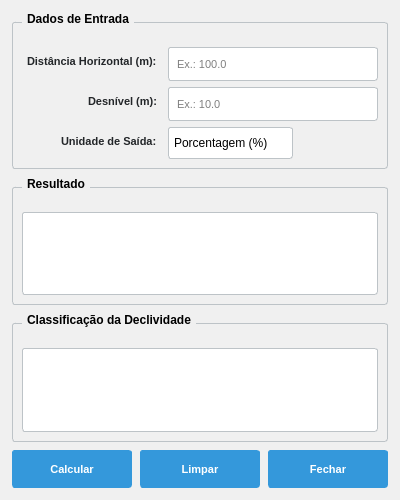
<?xml version="1.0" encoding="UTF-8"?>
<ui version="4.0">
 <class>DeclividadeDialog</class>
 <widget class="QDialog" name="DeclividadeDialog">
  <property name="geometry">
   <rect>
    <x>0</x>
    <y>0</y>
    <width>400</width>
    <height>500</height>
   </rect>
  </property>
  <property name="windowTitle">
   <string>Calculadora de Declividade</string>
  </property>
  <property name="styleSheet">
   <string notr="true">QDialog {
    background-color: #f0f0f0;
    font-family: 'Segoe UI', Arial, sans-serif;
}

QLabel {
    color: #232629;
    font-size: 11px;
    font-weight: bold;
    padding: 2px;
}

QLineEdit {
    padding: 6px;
    border: 1px solid #bdc3c7;
    border-radius: 3px;
    background-color: white;
    font-size: 11px;
    min-height: 20px;
}

QLineEdit:focus {
    border: 1px solid #3498db;
    background-color: #f8f9fa;
}

QPushButton {
    padding: 6px 12px;
    border: 1px solid #3498db;
    border-radius: 3px;
    background-color: #3498db;
    color: white;
    font-weight: bold;
    font-size: 11px;
    min-height: 24px;
}

QPushButton:hover {
    background-color: #2980b9;
    border-color: #2980b9;
}

QPushButton:pressed {
    background-color: #2472a4;
    border-color: #2472a4;
}

QGroupBox {
    border: 1px solid #bdc3c7;
    border-radius: 3px;
    margin-top: 10px;
    padding-top: 15px;
    font-weight: bold;
}

QGroupBox::title {
    subcontrol-origin: margin;
    left: 10px;
    padding: 0 3px;
}

QTextEdit {
    border: 1px solid #bdc3c7;
    border-radius: 3px;
    padding: 5px;
    background-color: white;
    font-size: 11px;
}

QComboBox {
    padding: 5px;
    border: 1px solid #bdc3c7;
    border-radius: 3px;
    background-color: white;
    min-height: 20px;
}

QComboBox:focus {
    border: 1px solid #3498db;
}

QComboBox::drop-down {
    border: none;
}

QComboBox::down-arrow {
    image: url(down_arrow.png);
    width: 12px;
    height: 12px;
}</string>
  </property>
  <layout class="QVBoxLayout" name="verticalLayout">
   <property name="spacing">
    <number>8</number>
   </property>
   <property name="leftMargin">
    <number>12</number>
   </property>
   <property name="topMargin">
    <number>12</number>
   </property>
   <property name="rightMargin">
    <number>12</number>
   </property>
   <property name="bottomMargin">
    <number>12</number>
   </property>
   <item>
    <widget class="QGroupBox" name="groupBoxEntrada">
     <property name="title">
      <string>Dados de Entrada</string>
     </property>
     <layout class="QFormLayout" name="formLayout">
      <property name="fieldGrowthPolicy">
       <enum>QFormLayout::ExpandingFieldsGrow</enum>
      </property>
      <property name="labelAlignment">
       <set>Qt::AlignRight|Qt::AlignTrailing|Qt::AlignVCenter</set>
      </property>
      <item row="0" column="0">
       <widget class="QLabel" name="labelDistancia">
        <property name="text">
         <string>Distância Horizontal (m):</string>
        </property>
       </widget>
      </item>
      <item row="0" column="1">
       <widget class="QLineEdit" name="distanciaInput">
        <property name="toolTip">
         <string>Informe a distância horizontal em metros</string>
        </property>
        <property name="placeholderText">
         <string>Ex.: 100.0</string>
        </property>
       </widget>
      </item>
      <item row="1" column="0">
       <widget class="QLabel" name="labelDesnivel">
        <property name="text">
         <string>Desnível (m):</string>
        </property>
       </widget>
      </item>
      <item row="1" column="1">
       <widget class="QLineEdit" name="desnivelInput">
        <property name="toolTip">
         <string>Informe o desnível em metros</string>
        </property>
        <property name="placeholderText">
         <string>Ex.: 10.0</string>
        </property>
       </widget>
      </item>
      <item row="2" column="0">
       <widget class="QLabel" name="labelUnidade">
        <property name="text">
         <string>Unidade de Saída:</string>
        </property>
       </widget>
      </item>
      <item row="2" column="1">
       <widget class="QComboBox" name="unidadeCombo">
        <property name="toolTip">
         <string>Selecione a unidade de saída desejada</string>
        </property>
        <item>
         <property name="text">
          <string>Porcentagem (%)</string>
         </property>
        </item>
        <item>
         <property name="text">
          <string>Graus (°)</string>
         </property>
        </item>
        <item>
         <property name="text">
          <string>Razão (1:X)</string>
         </property>
        </item>
       </widget>
      </item>
     </layout>
    </widget>
   </item>
   <item>
    <widget class="QGroupBox" name="groupBoxResultado">
     <property name="title">
      <string>Resultado</string>
     </property>
     <layout class="QVBoxLayout" name="verticalLayout_2">
      <item>
       <widget class="QTextEdit" name="resultadoText">
        <property name="readOnly">
         <bool>true</bool>
        </property>
        <property name="toolTip">
         <string>Resultado do cálculo de declividade</string>
        </property>
       </widget>
      </item>
     </layout>
    </widget>
   </item>
   <item>
    <widget class="QGroupBox" name="groupBoxClassificacao">
     <property name="title">
      <string>Classificação da Declividade</string>
     </property>
     <layout class="QVBoxLayout" name="verticalLayout_3">
      <item>
       <widget class="QTextEdit" name="classificacaoText">
        <property name="readOnly">
         <bool>true</bool>
        </property>
        <property name="toolTip">
         <string>Classificação da declividade segundo a EMBRAPA</string>
        </property>
       </widget>
      </item>
     </layout>
    </widget>
   </item>
   <item>
    <layout class="QHBoxLayout" name="horizontalLayout">
     <property name="spacing">
      <number>8</number>
     </property>
     <item>
      <widget class="QPushButton" name="calcularButton">
       <property name="text">
        <string>Calcular</string>
       </property>
       <property name="toolTip">
        <string>Calcular a declividade</string>
       </property>
      </widget>
     </item>
     <item>
      <widget class="QPushButton" name="limparButton">
       <property name="text">
        <string>Limpar</string>
       </property>
       <property name="toolTip">
        <string>Limpar todos os campos</string>
       </property>
      </widget>
     </item>
     <item>
      <widget class="QPushButton" name="fecharButton">
       <property name="text">
        <string>Fechar</string>
       </property>
       <property name="toolTip">
        <string>Fechar a calculadora</string>
       </property>
      </widget>
     </item>
    </layout>
   </item>
  </layout>
 </widget>
 <resources/>
 <connections/>
</ui> 
